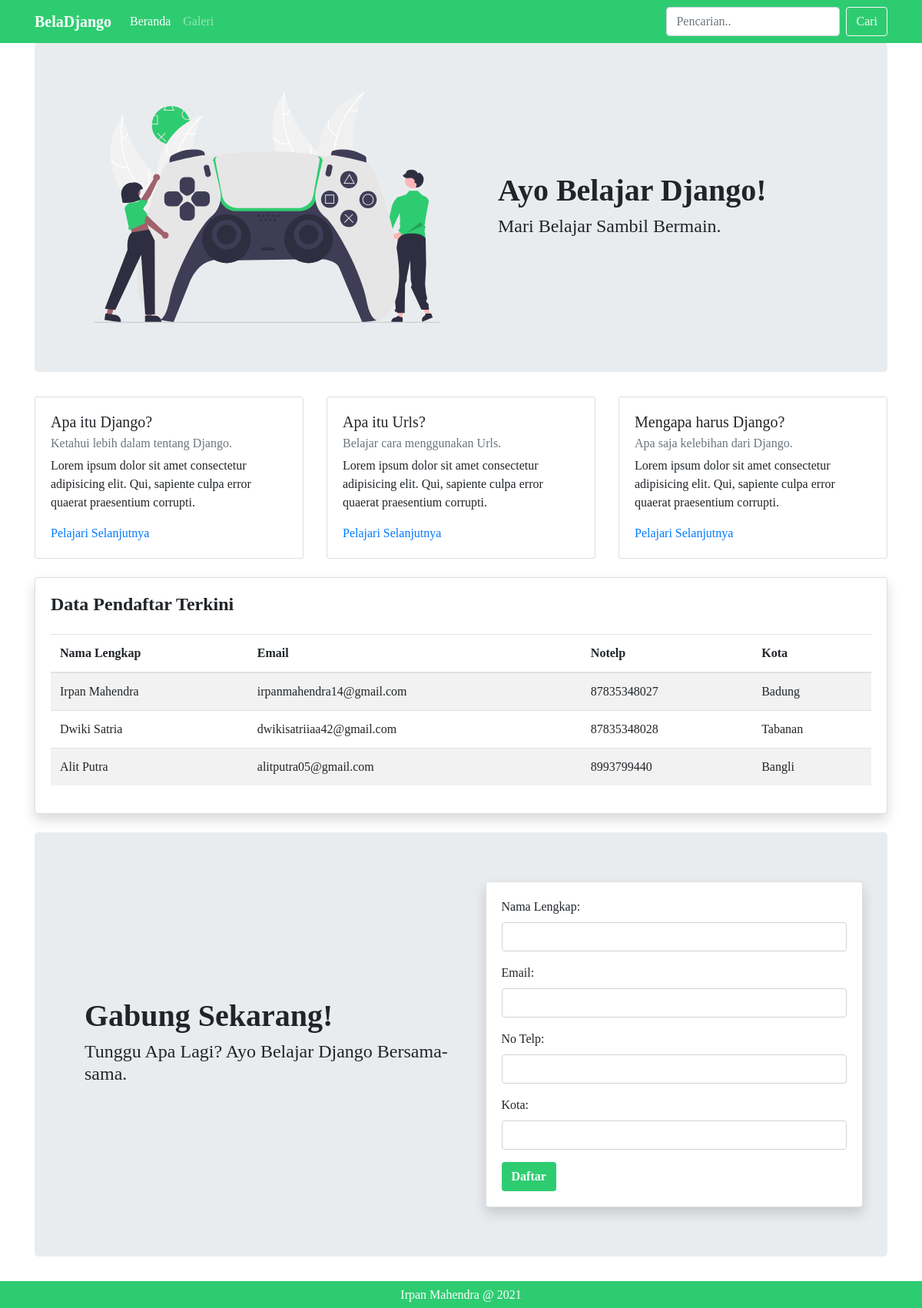
The page / on the database its author committed.
### myfirstapp/models.py (models this page shows, shortened)
class Register(models.Model):
    name = models.CharField(max_length=256)
    email = models.CharField(max_length=200)
    number = models.IntegerField()
    city = models.CharField(max_length=256)
    class Meta:
        db_table = 'registers'

### myfirstapp/views.py (the view)
# urls.py: path('', views.index, name='index'),
def index(request):
    if request.method == 'POST':
        form = RegisterForm(request.POST)
        if form.is_valid():
            new_register = RegisterForm(request.POST)
            new_register.save()
            messages.success(request, "Sukses Menambah Pendaftar Baru.")
            return redirect('index')
    else:
        form = RegisterForm()
        registers = Register.objects.all()[0:5]
        context = {
            'registers': registers,
            'form': form,
        }
    return render(request, 'index.html', context)

### myfirstapp/forms.py
class RegisterForm(ModelForm):
    class Meta:
        model = Register
        fields = ('name', 'email', 'number', 'city')
        labels = {
            'name': _("Nama Lengkap"),
            'email': _("Email"),
            'number': _("No Telp"),
            'city': _("Kota")
        }
        error_messages = {
            'name': {
                'required': _("Nama harus diisi."),
            },
            'email': {
                'required': _("Email harus diisi."),
            }
        }

### templates/index.html (shortened to what this page needs)
<!DOCTYPE html>
{% load static %}
<html lang="en">
<head>
    <link rel="stylesheet" href="{% static 'css/bootstrap.css' %}">
    <link rel="stylesheet" href="{% static 'css/style.css' %}">
    <link rel="stylesheet" href="https://use.fontawesome.com/releases/v5.7.2/css/all.css">
</head>
<body>
    <nav class="navbar navbar-expand-lg navbar-dark" style="background-color: #2ecc71;">
        <div class="container">
            <a class="navbar-brand" style="font-weight: bold;" href="">BelaDjango</a>
            <div class="collapse navbar-collapse" id="navbarNavAltMarkup">
                <div class="navbar-nav">
                    <a class="nav-link active"  href="#">Beranda <span class="sr-only">(current)</span></a>
                    <a class="nav-link" href="#">Galeri</a>
                </div>
            </div>
            <form class="form-inline my-2 my-lg-0">
                <input class="form-control mr-sm-2" type="search" placeholder="Pencarian.." aria-label="Search">
                <button class="btn btn-outline-light my-2 my-sm-0" type="submit">Cari</button>
            </form>
        </div>
    </nav>
    <div class="container">
        <div class="jumbotron">
            <div class="row">
                <div class="col pl-5" style="display: flex; justify-content: center;">
                    <img height="300px" src="{% static 'img/playing.svg' %}" alt="">
                </div>
                <div class="col pl-5" style="display: flex; justify-content: center; flex-direction: column;">
                    <h1 style="font-weight: bold;">Ayo Belajar Django!</h1>
                    <h4>Mari Belajar Sambil Bermain.</h4>
                </div>
            </div>
        </div>
        <div class="row">
            <div class="col">
                <div class="card">
                    <div class="card-body">
                        <h5 class="card-title">Apa itu Django?</h5>
                        <h6 class="card-subtitle mb-2 text-muted">Ketahui lebih dalam tentang Django.</h6>
                        <p>Lorem ipsum dolor sit amet consectetur adipisicing elit. Qui, sapiente culpa error quaerat praesentium corrupti.</p>
                        <a href="#" class="card-link">Pelajari Selanjutnya</a>
                    </div>
                </div>
            </div>
            <div class="col">
                <div class="card">
                    <div class="card-body">
                        <h5 class="card-title">Apa itu Urls?</h5>
                        <h6 class="card-subtitle mb-2 text-muted">Belajar cara menggunakan Urls.</h6>
                        <p>Lorem ipsum dolor sit amet consectetur adipisicing elit. Qui, sapiente culpa error quaerat praesentium corrupti.</p>
                        <a href="#" class="card-link">Pelajari Selanjutnya</a>
                    </div>
                </div>
            </div>
            <div class="col">
                <div class="card">
                    <div class="card-body">
                        <h5 class="card-title">Mengapa harus Django?</h5>
                        <h6 class="card-subtitle mb-2 text-muted">Apa saja kelebihan dari Django.</h6>
                        <p>Lorem ipsum dolor sit amet consectetur adipisicing elit. Qui, sapiente culpa error quaerat praesentium corrupti.</p>
                        <a href="#" class="card-link">Pelajari Selanjutnya</a>
                    </div>
                </div>
            </div>
        </div>
        <div class="card shadow my-4">
            <div class="card-body">
                <h4 style="font-weight: bold;">Data Pendaftar Terkini</h4>
                <div class="table-responsive">
                    <table class="table table-striped mt-3"  id="dataTable" width="100%" cellspacing="0">
                        <thead>
                            <tr>
                                <th>Nama Lengkap</th>
                                <th>Email</th>
                                <th>Notelp</th>
                                <th>Kota</th>
                            </tr>
                        </thead>
                        <tbody>
                            {% if registers %}
                                {% for register in registers %}
                                <tr>
                                    <td>{{ register.name }}</td>
                                    <td>{{ register.email }}</td>
                                    <td>{{ register.number }}</td>
                                    <td>{{ register.city }}</td>
                                </tr>
                                {% endfor %}
                            {% else %}
                                <tr>
                                    <td colspan="4">Data tidak ditemukan.</td>
                                </tr>
                            {% endif %}
                        </tbody>
                    </table>
                </div>
            </div>
        </div>
        <div class="jumbotron">
            <div class="row">
                <div class="col pl-5" style="display: flex; justify-content: center; flex-direction: column;">
                    <h1 style="font-weight: bold;">Gabung Sekarang!</h1>
                    <h4>Tunggu Apa Lagi? Ayo Belajar Django Bersama-sama.</h4>
                </div>
                <div class="col" >
                    <div class="card shadow">
                        <div class="card-body">
                            {% load widget_tweaks %}
                            <form method="POST" novalidate>
                                {% for field in form.visible_fields %}
                                    <div class="form-group">
                                    {{ field.label_tag }}
                                    {% if form.is_bound %}
                                        {% if field.errors %}
                                            {% render_field field class="form-control is-invalid" %}
                                            {% for error in field.errors %}
                                                <div class="invalid-feedback">
                                                {{ error }}
                                                </div>
                                            {% endfor %}
                                        {% else %}
                                            {% render_field field class="form-control is-valid" %}
                                        {% endif %}
                                    {% else %}
                                        {% render_field field class="form-control" %}
                                    {% endif %}
                                    </div>
                                {% endfor %}
                                <button type="submit" class="btn" style="font-weight: bold; background: #2ecc71; color: white;">Daftar</button>
                            </form>
                        </div>
                    </div>
                </div>
            </div>
        </div>
    </div>
    <nav class="navbar navbar-expand-lg navbar-dark" style="background-color: #2ecc71;">
        <div class="container justify-content-center">
            <h6 class="text-white" style="margin-block-end: 0em;" >Irpan Mahendra @ 2021</h6>
        </div>
    </nav>
</body>
</html>

### statics/css/style.css (style rules this page uses)
body { font-family: 'Century Gothic'; }

### rows shown on the page
Register: name "Irpan Mahendra", email "irpanmahendra14@gmail.com", number "87835348027", city "Badung"
Register: name "Dwiki Satria", email "dwikisatriiaa42@gmail.com", number "87835348028", city "Tabanan"
Register: name "Alit Putra", email "alitputra05@gmail.com", number "8993799440", city "Bangli"

### other values the page prints
{{ field.label_tag }} "Nama Lengkap:" "Email:" "No Telp:" "Kota:"
